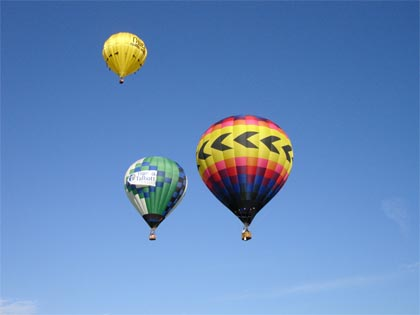
//> input picture image.jpg, 420 x 315 px
$ ./Convex   (built with g++ and OpenCV 4)
//> lines starting //> are read from the running program, lines starting //| are printed output that depends on the picture; after the words box and inside, x2 and y2 are one past the last pixel; in counts of white or black regions, pixels touching at a corner belong together
#include "opencv2/highgui/highgui.hpp"
#include "opencv2/imgproc/imgproc.hpp"
#include <iostream>
#include <cstdlib>
using namespace cv;
using namespace std;
int main() {
	string image_path = "E:/image.jpg";
	Mat src, gray, blur_image, threshold_output;
	src = imread(image_path, 1); //read image
//> src is the input picture: 315 rows x 420 cols, CV_8UC3; mean B, G, R 188.8, 138.5, 101.2
	cvtColor(src, gray, COLOR_BGR2GRAY); //grayscale conversion
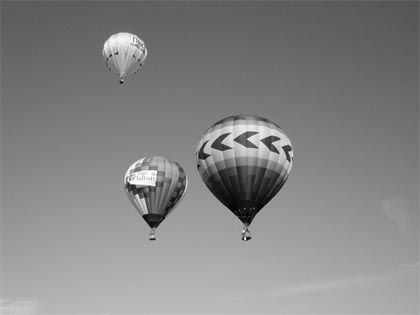
//> gray: 315 rows x 420 cols, CV_8UC1; min 0, max 255, mean 133
	blur(gray, blur_image, Size(3, 3));	//blur to remove noise
	threshold(gray, threshold_output, 200, 255, THRESH_OTSU);	//convert to binary
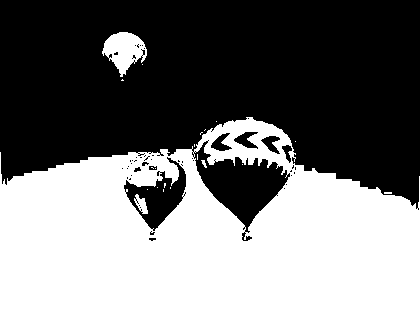
//> threshold_output: 315 rows x 420 cols, CV_8UC1; 45.3% white; 21 white regions (17 under 20 px)
    /*
	namedWindow("Source", WINDOW_AUTOSIZE);
	imshow("Source", src);*/
	/*CONVEX HULL IMPLEMENTATION*/
	Mat src_copy = src.clone();
	vector< vector<Point> > contours;
	vector<Vec4i> hierarchy;
	findContours(threshold_output, contours, hierarchy, RETR_TREE,CHAIN_APPROX_SIMPLE, Point(0, 0));
//> contours = 106 contours, 92 with area under 20; largest, box (x1, y1, x2, y2) and area: (0, 117, 420, 315) 64643, (193, 140, 291, 234) 4054, (123, 156, 187, 232) 2130, (102, 32, 147, 77) 1136, (233, 131, 259, 150) 242
	vector<vector<Point>> hull(contours.size());
//> hull = 106 empty contours
	for (int i = 0; i < contours.size(); i++)
		convexHull(Mat(contours[i]), hull[i], false);
//> this loop made 106 passes
//> after the loop, hull = 106 contours, 91 with area under 20; largest, box (x1, y1, x2, y2) and area: (0, 117, 420, 315) 73317, (193, 140, 291, 234) 5053, (123, 156, 187, 232) 2938, (102, 32, 147, 77) 1334, (233, 131, 259, 150) 337
	Mat drawing = Mat::zeros(threshold_output.size(), CV_8UC3);
	for (int i = 0; i < contours.size(); i++) {
		Scalar color_contours = Scalar(0, 255, 0); // color for contours : blue
		Scalar color = Scalar(255, 255, 255); // color for convex hull : white
		drawContours(drawing, contours, i, color_contours, 2, 8, vector<Vec4i>(), 0, Point());
		drawContours(drawing, hull, i, color, 2, 8, vector<Vec4i>(), 0, Point());
	}
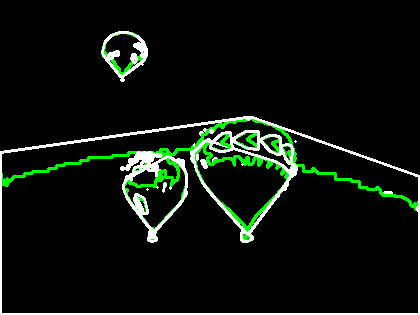
//> drawing: 315 rows x 420 cols, CV_8UC3; mean B, G, R 13.2, 19.8, 13.2
	namedWindow("Output", WINDOW_AUTOSIZE);
	imshow("Output", drawing);
	waitKey(0);
	return 0;
}
